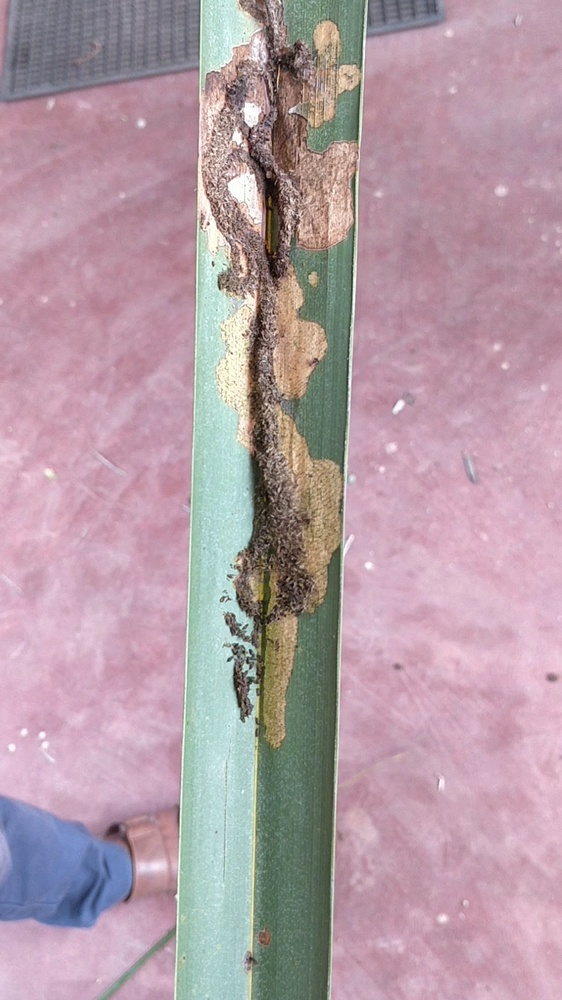
#> input picture backend/crowdsourcing_intelligence_backend/python/temp/1778246797123-test7.jpg, 562 x 1000 px, shrunk from 1080 x 1920 before the run
$ python -i abcd.py   (imports and definitions only)
#> lines starting #> are read from the running program, lines starting #| are printed output that depends on the picture; after the words box and inside, x2 and y2 are one past the last pixel; in counts of white or black regions, pixels touching at a corner belong together
"""
core/abcd.py
=============
Stage 3 from the notebook: ABCD-rule feature extraction from the WSSS mask,
combined into a Disease Severity Index (DSI, 0-100) and a severity category.

- A - Asymmetry: PCA-align the diseased mask, split along its principal axis,
  measure the pixel-count imbalance between the two halves.
- B - Border irregularity: 1 - solidity (contour area / convex-hull area).
- C - Colour variation: std of Lab-space colour within the diseased pixels.
- D - Distribution: 0.5 * (spatial spread of disease pixels, normalized by
  the image diagonal) + 0.5 * (fraction of the 4 quadrants touched).
- Affected area: disease-mask pixels / heuristic leaf-mask pixels, as a %.

Raw components are normalized to 0-100 using per-dataset calibration bounds
(abcd_calibration.json, the 5th-95th percentile of raw values observed on
the notebook's own test set) before being combined with abcd_config.json's
weights into the DSI, which is then bucketed into a severity label using
abcd_config.json's thresholds.
"""
import cv2
import numpy as np

DEFAULT_ABCD_BOUNDS = {
    "asymmetry_raw": (0.0, 1.0),
    "border_raw": (0.0, 1.0),
    "colour_std": (0.0, 55.0),
    "distribution_raw": (0.0, 1.0),
}


def get_leaf_mask(rgb_img_float):
    """Heuristic leaf-vs-background segmentation, used only to normalize
    'affected area'. Falls back to the whole frame if the heuristic looks
    degenerate (too small / too large)."""
    h, w = rgb_img_float.shape[:2]
#> h = 1000; w = 562
    gray = cv2.cvtColor((rgb_img_float * 255).astype(np.uint8), cv2.COLOR_RGB2GRAY)
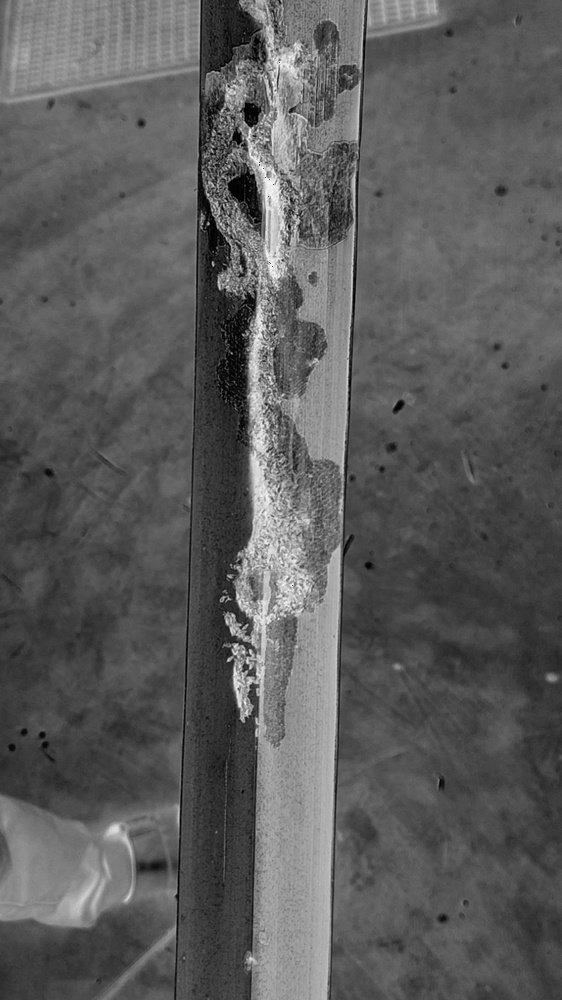
#> gray: shape (1000, 562); min 1, max 251, mean 91.6
    _, otsu = cv2.threshold(gray, 0, 255, cv2.THRESH_BINARY_INV + cv2.THRESH_OTSU)
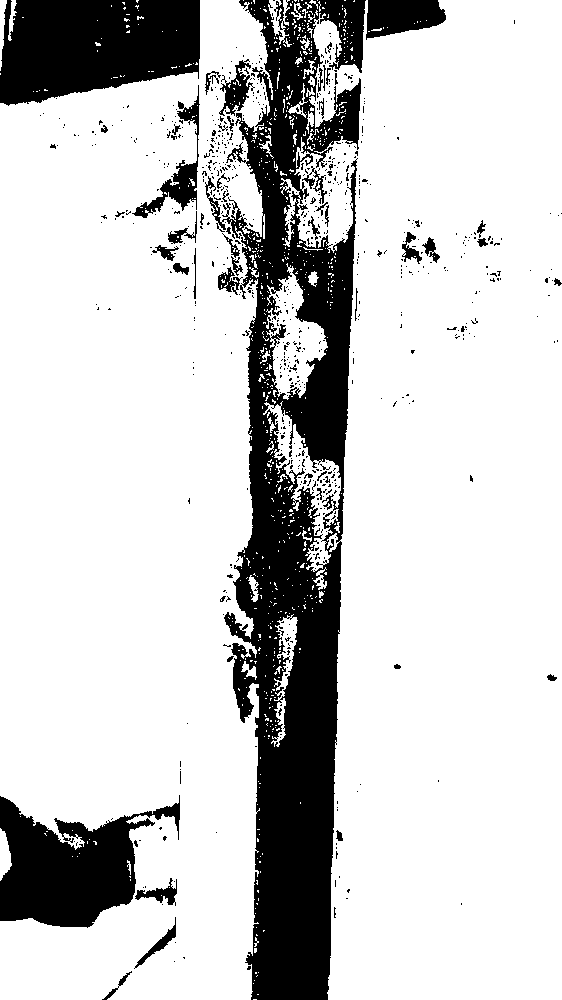
#> otsu: shape (1000, 562); 79.7% white; 724 black regions (674 under 20 px), largest, box (x1, y1, x2, y2) and area: (205, 0, 366, 1000) 72363, (0, 0, 200, 106) 17187, (0, 795, 180, 928) 13082

    kernel = cv2.getStructuringElement(cv2.MORPH_ELLIPSE, (7, 7))
    otsu = cv2.morphologyEx(otsu, cv2.MORPH_CLOSE, kernel)
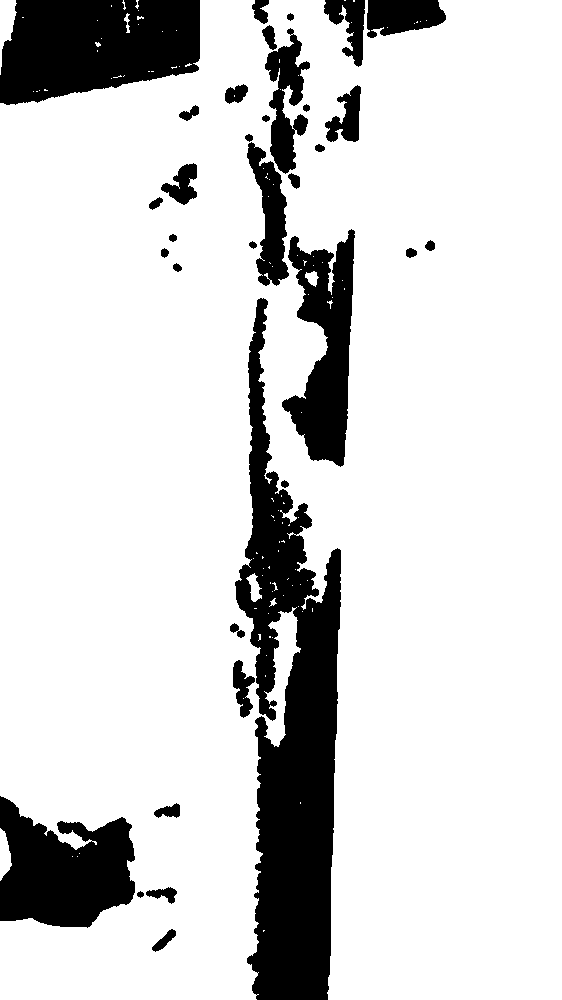
#> otsu: shape (1000, 562); 83.6% white; 34 black regions, largest, box (x1, y1, x2, y2) and area: (235, 298, 341, 1000) 38524, (0, 0, 200, 105) 16898, (0, 796, 135, 928) 12236
    otsu = cv2.morphologyEx(otsu, cv2.MORPH_OPEN, kernel)
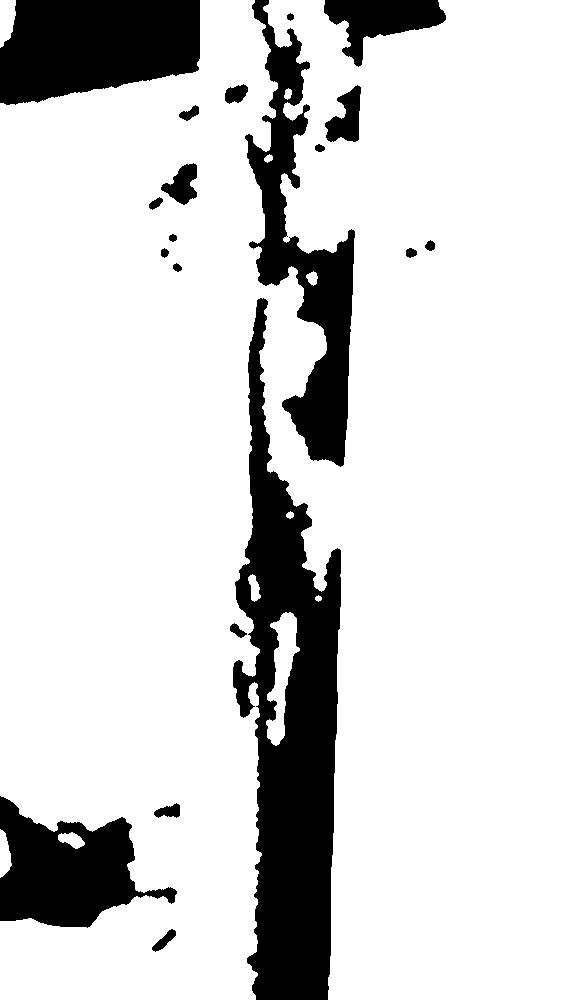
#> otsu: shape (1000, 562); 83.1% white; 20 black regions, largest, box (x1, y1, x2, y2) and area: (233, 298, 341, 1000) 40120, (245, 0, 355, 467) 17383, (0, 0, 200, 105) 17155

    area_ratio = otsu.sum() / 255 / (h * w)
#> area_ratio = 0.831
    if area_ratio < 0.10 or area_ratio > 0.95:
        return np.full((h, w), 255, dtype=np.uint8)
    return otsu


# [122 lines left out: functions _normalize, compute_abcd_raw, score_abcd_from_raw, compute_abcd_features, not called in this run]

>>> import cv2
>>> picture = cv2.cvtColor(cv2.imread('../crowdsourcing_intelligence_backend/python/temp/1778246797123-test7.jpg'), cv2.COLOR_BGR2RGB)
>>> result = get_leaf_mask(picture)

$ run again, on backend/crowdsourcing_intelligence_backend/python/temp/1778247655662-test11.jpg
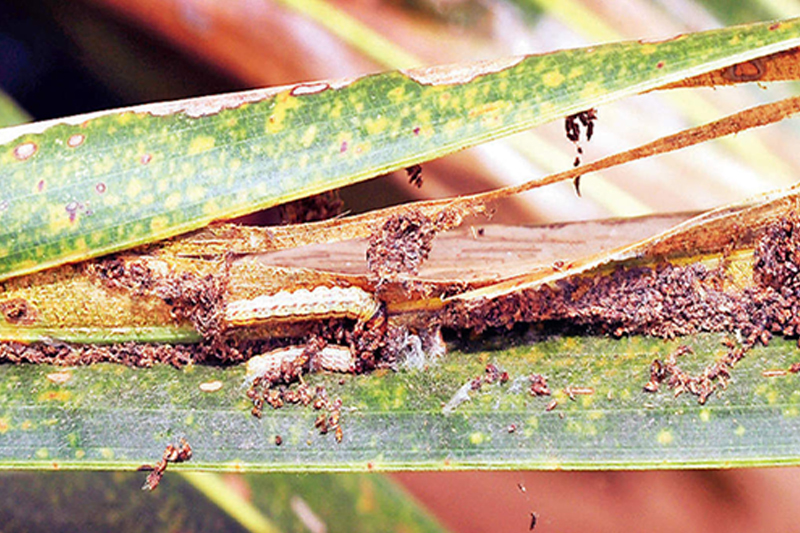
#> input picture backend/crowdsourcing_intelligence_backend/python/temp/1778247655662-test11.jpg, 800 x 533 px
#> in get_leaf_mask, `_, otsu = cv2.threshold(gray, 0, 255, cv2.THRESH_BINARY_INV + cv2.THRE..`:
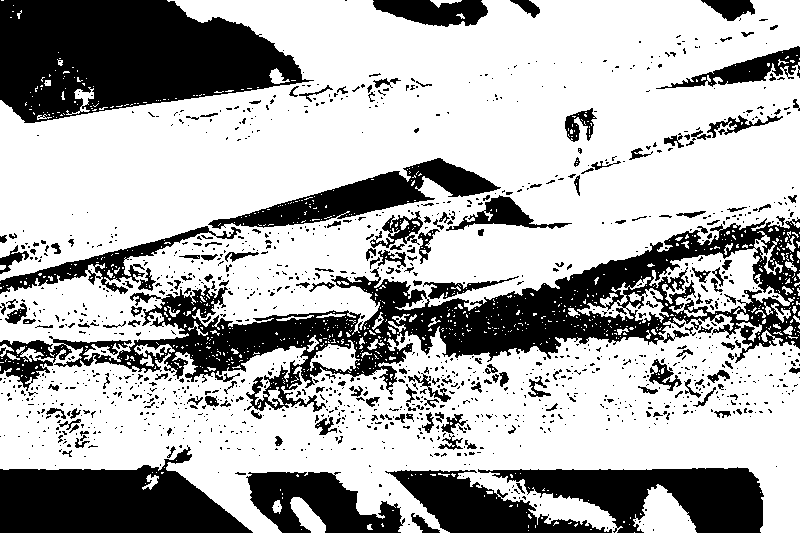
#> otsu: shape (533, 800); 68.5% white; 1354 black regions (1160 under 20 px), largest, box (x1, y1, x2, y2) and area: (0, 217, 800, 412) 38008, (0, 0, 314, 123) 26487, (0, 445, 253, 533) 13721
#> in get_leaf_mask, `otsu = cv2.morphologyEx(otsu, cv2.MORPH_OPEN, kernel)`:
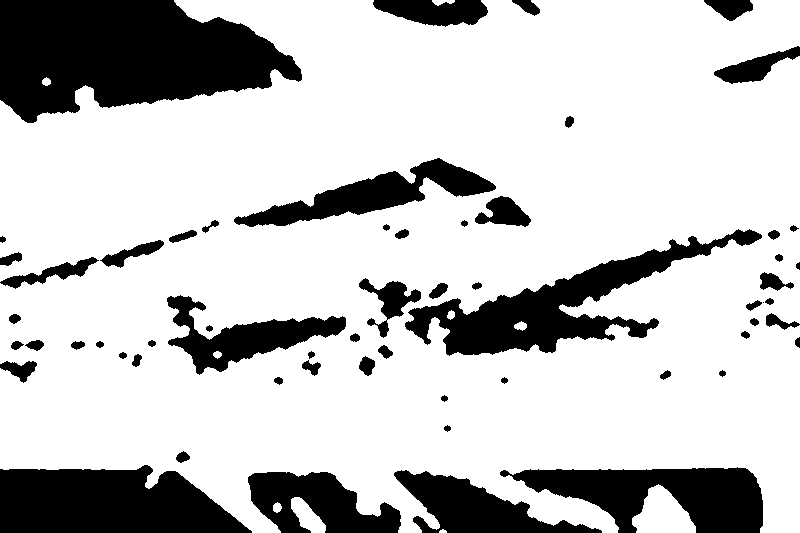
#> otsu: shape (533, 800); 77.2% white; 60 black regions (1 under 20 px), largest, box (x1, y1, x2, y2) and area: (0, 0, 302, 123) 25868, (0, 465, 252, 533) 13410, (405, 229, 762, 356) 12669
#> area_ratio = 0.772
